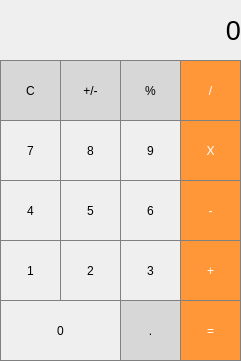
<?xml version="1.0" encoding="UTF-8"?>
<ui version="4.0">
 <class>MainWindow</class>
 <widget class="QMainWindow" name="MainWindow">
  <property name="geometry">
   <rect>
    <x>0</x>
    <y>0</y>
    <width>241</width>
    <height>361</height>
   </rect>
  </property>
  <property name="windowTitle">
   <string>Calculator</string>
  </property>
  <widget class="QWidget" name="centralWidget">
   <widget class="QLabel" name="label">
    <property name="geometry">
     <rect>
      <x>0</x>
      <y>0</y>
      <width>241</width>
      <height>61</height>
     </rect>
    </property>
    <property name="font">
     <font>
      <pointsize>20</pointsize>
     </font>
    </property>
    <property name="styleSheet">
     <string notr="true">QLabel { qproperty-alignment: 'AlignVCenter | AlignRight'; border: 1px solid gray; } background-color : white;</string>
    </property>
    <property name="text">
     <string>0</string>
    </property>
    <property name="alignment">
     <set>Qt::AlignRight|Qt::AlignTrailing|Qt::AlignVCenter</set>
    </property>
    <property name="margin">
     <number>5</number>
    </property>
   </widget>
   <widget class="QPushButton" name="pBut_Clear">
    <property name="geometry">
     <rect>
      <x>0</x>
      <y>60</y>
      <width>61</width>
      <height>61</height>
     </rect>
    </property>
    <property name="styleSheet">
     <string notr="true">QPushButton { background-color: rgb(215, 215, 215); border: 1px solid gray; } QPushButton:pressed { background-color: qlineargradient(x1: 0, y1: 0, x2: 0, y2: 1, stop: 0 #BEBEBE, stop: 1 #D7D7D7); }</string>
    </property>
    <property name="text">
     <string>C</string>
    </property>
   </widget>
   <widget class="QPushButton" name="pBtn_plusMinus">
    <property name="geometry">
     <rect>
      <x>60</x>
      <y>60</y>
      <width>61</width>
      <height>61</height>
     </rect>
    </property>
    <property name="styleSheet">
     <string notr="true">QPushButton { background-color: rgb(215, 215, 215); border: 1px solid gray; } QPushButton:pressed { background-color: qlineargradient(x1: 0, y1: 0, x2: 0, y2: 1, stop: 0 #BEBEBE, stop: 1 #D7D7D7); }</string>
    </property>
    <property name="text">
     <string>+/-</string>
    </property>
   </widget>
   <widget class="QPushButton" name="pBtn_percent">
    <property name="geometry">
     <rect>
      <x>120</x>
      <y>60</y>
      <width>61</width>
      <height>61</height>
     </rect>
    </property>
    <property name="styleSheet">
     <string notr="true">QPushButton { background-color: rgb(215, 215, 215); border: 1px solid gray; } QPushButton:pressed { background-color: qlineargradient(x1: 0, y1: 0, x2: 0, y2: 1, stop: 0 #BEBEBE, stop: 1 #D7D7D7); }</string>
    </property>
    <property name="text">
     <string>%</string>
    </property>
   </widget>
   <widget class="QPushButton" name="pBtn_divide">
    <property name="geometry">
     <rect>
      <x>180</x>
      <y>60</y>
      <width>61</width>
      <height>61</height>
     </rect>
    </property>
    <property name="styleSheet">
     <string notr="true">QPushButton { background-color: rgb(255, 151, 57); color: white; border: 1px solid gray; } QPushButton:pressed { background-color: qlineargradient(x1: 0, y1: 0, x2: 0, y2: 1, stop: 0 #FF7832, stop: 1 #FF9739); }</string>
    </property>
    <property name="text">
     <string>/</string>
    </property>
   </widget>
   <widget class="QPushButton" name="pBtn_9">
    <property name="geometry">
     <rect>
      <x>120</x>
      <y>120</y>
      <width>61</width>
      <height>61</height>
     </rect>
    </property>
    <property name="styleSheet">
     <string notr="true">QPushButton { border: 1px solid gray; } QPushButton:pressed { background-color: qlineargradient(x1: 0, y1: 0, x2: 0, y2: 1, stop: 0 #dadbde, stop: 1 #f6f7fa); }</string>
    </property>
    <property name="text">
     <string>9</string>
    </property>
   </widget>
   <widget class="QPushButton" name="pBtn_8">
    <property name="geometry">
     <rect>
      <x>60</x>
      <y>120</y>
      <width>61</width>
      <height>61</height>
     </rect>
    </property>
    <property name="styleSheet">
     <string notr="true">QPushButton { border: 1px solid gray; } QPushButton:pressed { background-color: qlineargradient(x1: 0, y1: 0, x2: 0, y2: 1, stop: 0 #dadbde, stop: 1 #f6f7fa); }</string>
    </property>
    <property name="text">
     <string>8</string>
    </property>
   </widget>
   <widget class="QPushButton" name="pBtn_7">
    <property name="geometry">
     <rect>
      <x>0</x>
      <y>120</y>
      <width>61</width>
      <height>61</height>
     </rect>
    </property>
    <property name="styleSheet">
     <string notr="true">QPushButton { border: 1px solid gray; } QPushButton:pressed { background-color: qlineargradient(x1: 0, y1: 0, x2: 0, y2: 1, stop: 0 #dadbde, stop: 1 #f6f7fa); }</string>
    </property>
    <property name="text">
     <string>7</string>
    </property>
   </widget>
   <widget class="QPushButton" name="pBtn_multiply">
    <property name="geometry">
     <rect>
      <x>180</x>
      <y>120</y>
      <width>61</width>
      <height>61</height>
     </rect>
    </property>
    <property name="styleSheet">
     <string notr="true">QPushButton { background-color: rgb(255, 151, 57); color: white; border: 1px solid gray; } QPushButton:pressed { background-color: qlineargradient(x1: 0, y1: 0, x2: 0, y2: 1, stop: 0 #FF7832, stop: 1 #FF9739); }</string>
    </property>
    <property name="text">
     <string>X</string>
    </property>
   </widget>
   <widget class="QPushButton" name="pBtn_6">
    <property name="geometry">
     <rect>
      <x>120</x>
      <y>180</y>
      <width>61</width>
      <height>61</height>
     </rect>
    </property>
    <property name="styleSheet">
     <string notr="true">QPushButton { border: 1px solid gray; } QPushButton:pressed { background-color: qlineargradient(x1: 0, y1: 0, x2: 0, y2: 1, stop: 0 #dadbde, stop: 1 #f6f7fa); }</string>
    </property>
    <property name="text">
     <string>6</string>
    </property>
   </widget>
   <widget class="QPushButton" name="pBtn_5">
    <property name="geometry">
     <rect>
      <x>60</x>
      <y>180</y>
      <width>61</width>
      <height>61</height>
     </rect>
    </property>
    <property name="styleSheet">
     <string notr="true">QPushButton { border: 1px solid gray; } QPushButton:pressed { background-color: qlineargradient(x1: 0, y1: 0, x2: 0, y2: 1, stop: 0 #dadbde, stop: 1 #f6f7fa); }</string>
    </property>
    <property name="text">
     <string>5</string>
    </property>
   </widget>
   <widget class="QPushButton" name="pBtn_4">
    <property name="geometry">
     <rect>
      <x>0</x>
      <y>180</y>
      <width>61</width>
      <height>61</height>
     </rect>
    </property>
    <property name="styleSheet">
     <string notr="true">QPushButton { border: 1px solid gray; } QPushButton:pressed { background-color: qlineargradient(x1: 0, y1: 0, x2: 0, y2: 1, stop: 0 #dadbde, stop: 1 #f6f7fa); }</string>
    </property>
    <property name="text">
     <string>4</string>
    </property>
   </widget>
   <widget class="QPushButton" name="pBtn_minus">
    <property name="geometry">
     <rect>
      <x>180</x>
      <y>180</y>
      <width>61</width>
      <height>61</height>
     </rect>
    </property>
    <property name="styleSheet">
     <string notr="true">QPushButton { background-color: rgb(255, 151, 57); color: white; border: 1px solid gray; } QPushButton:pressed { background-color: qlineargradient(x1: 0, y1: 0, x2: 0, y2: 1, stop: 0 #FF7832, stop: 1 #FF9739); }</string>
    </property>
    <property name="text">
     <string>-</string>
    </property>
   </widget>
   <widget class="QPushButton" name="pBtn_3">
    <property name="geometry">
     <rect>
      <x>120</x>
      <y>240</y>
      <width>61</width>
      <height>61</height>
     </rect>
    </property>
    <property name="styleSheet">
     <string notr="true">QPushButton { border: 1px solid gray; } QPushButton:pressed { background-color: qlineargradient(x1: 0, y1: 0, x2: 0, y2: 1, stop: 0 #dadbde, stop: 1 #f6f7fa); }</string>
    </property>
    <property name="text">
     <string>3</string>
    </property>
   </widget>
   <widget class="QPushButton" name="pBtn_2">
    <property name="geometry">
     <rect>
      <x>60</x>
      <y>240</y>
      <width>61</width>
      <height>61</height>
     </rect>
    </property>
    <property name="styleSheet">
     <string notr="true">QPushButton { border: 1px solid gray; } QPushButton:pressed { background-color: qlineargradient(x1: 0, y1: 0, x2: 0, y2: 1, stop: 0 #dadbde, stop: 1 #f6f7fa); }</string>
    </property>
    <property name="text">
     <string>2</string>
    </property>
   </widget>
   <widget class="QPushButton" name="pBtn_1">
    <property name="geometry">
     <rect>
      <x>0</x>
      <y>240</y>
      <width>61</width>
      <height>61</height>
     </rect>
    </property>
    <property name="styleSheet">
     <string notr="true">QPushButton { border: 1px solid gray; } QPushButton:pressed { background-color: qlineargradient(x1: 0, y1: 0, x2: 0, y2: 1, stop: 0 #dadbde, stop: 1 #f6f7fa); }</string>
    </property>
    <property name="text">
     <string>1</string>
    </property>
   </widget>
   <widget class="QPushButton" name="pBtn_plus">
    <property name="geometry">
     <rect>
      <x>180</x>
      <y>240</y>
      <width>61</width>
      <height>61</height>
     </rect>
    </property>
    <property name="styleSheet">
     <string notr="true">QPushButton { background-color: rgb(255, 151, 57); color: white; border: 1px solid gray; } QPushButton:pressed { background-color: qlineargradient(x1: 0, y1: 0, x2: 0, y2: 1, stop: 0 #FF7832, stop: 1 #FF9739); }</string>
    </property>
    <property name="text">
     <string>+</string>
    </property>
   </widget>
   <widget class="QPushButton" name="pBtn_decimal">
    <property name="geometry">
     <rect>
      <x>120</x>
      <y>300</y>
      <width>61</width>
      <height>61</height>
     </rect>
    </property>
    <property name="styleSheet">
     <string notr="true">QPushButton { background-color: rgb(215, 215, 215); border: 1px solid gray; } QPushButton:pressed { background-color: qlineargradient(x1: 0, y1: 0, x2: 0, y2: 1, stop: 0 #BEBEBE, stop: 1 #D7D7D7); }</string>
    </property>
    <property name="text">
     <string>.</string>
    </property>
   </widget>
   <widget class="QPushButton" name="pBtn_0">
    <property name="geometry">
     <rect>
      <x>0</x>
      <y>300</y>
      <width>121</width>
      <height>61</height>
     </rect>
    </property>
    <property name="styleSheet">
     <string notr="true">QPushButton { border: 1px solid gray; } QPushButton:pressed { background-color: qlineargradient(x1: 0, y1: 0, x2: 0, y2: 1, stop: 0 #dadbde, stop: 1 #f6f7fa); }</string>
    </property>
    <property name="text">
     <string>0</string>
    </property>
   </widget>
   <widget class="QPushButton" name="pBtn_equals">
    <property name="geometry">
     <rect>
      <x>180</x>
      <y>300</y>
      <width>61</width>
      <height>61</height>
     </rect>
    </property>
    <property name="styleSheet">
     <string notr="true">QPushButton { background-color: rgb(255, 151, 57); color: white; border: 1px solid gray; } QPushButton:pressed { background-color: qlineargradient(x1: 0, y1: 0, x2: 0, y2: 1, stop: 0 #FF7832, stop: 1 #FF9739); }</string>
    </property>
    <property name="text">
     <string>=</string>
    </property>
   </widget>
  </widget>
 </widget>
 <layoutdefault spacing="6" margin="11"/>
 <resources/>
 <connections/>
</ui>
